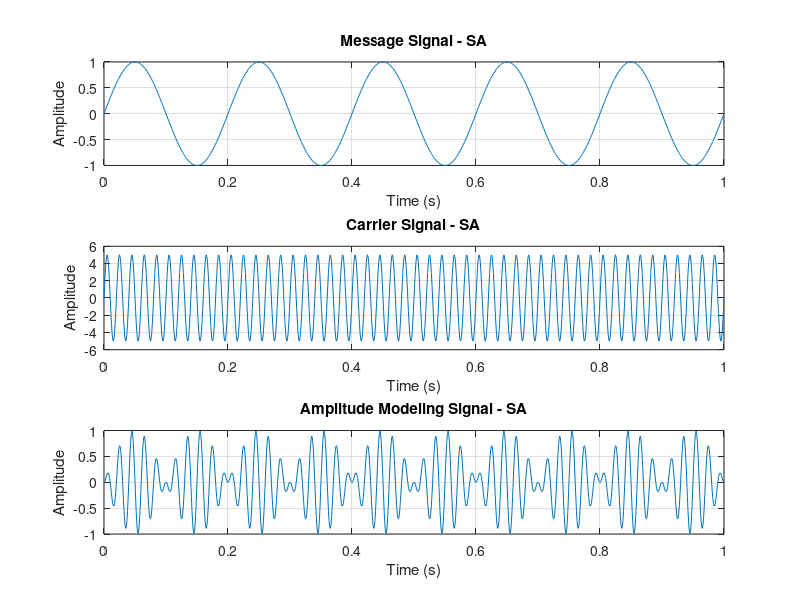

MATLAB code to generate this figure:
clc;
close all;
clear all;

t = 0:0.001:1;

% define signal parameters
fm = 5;
am = 1;
fc = 50;
ac = 5;

m = am * sin(2 * pi * fm * t) % message signal
c = ac * sin(2 * pi * fc * t) % carrier signal

mod = (1 * (m / ac)) .* c;  % standard AM signal

subplot(3, 1, 1)
plot(t, m);
xlabel("Time (s)");
ylabel("Amplitude")
title("Message Signal - SA");
grid on;

subplot(3, 1, 2);
plot(t, c);
xlabel("Time (s)");
ylabel("Amplitude");
title("Carrier Signal - SA");
grid on;

subplot(3, 1, 3);
plot(t, mod);
xlabel("Time (s)");
ylabel("Amplitude");
title("Amplitude Modeling Signal - SA");
grid on;
